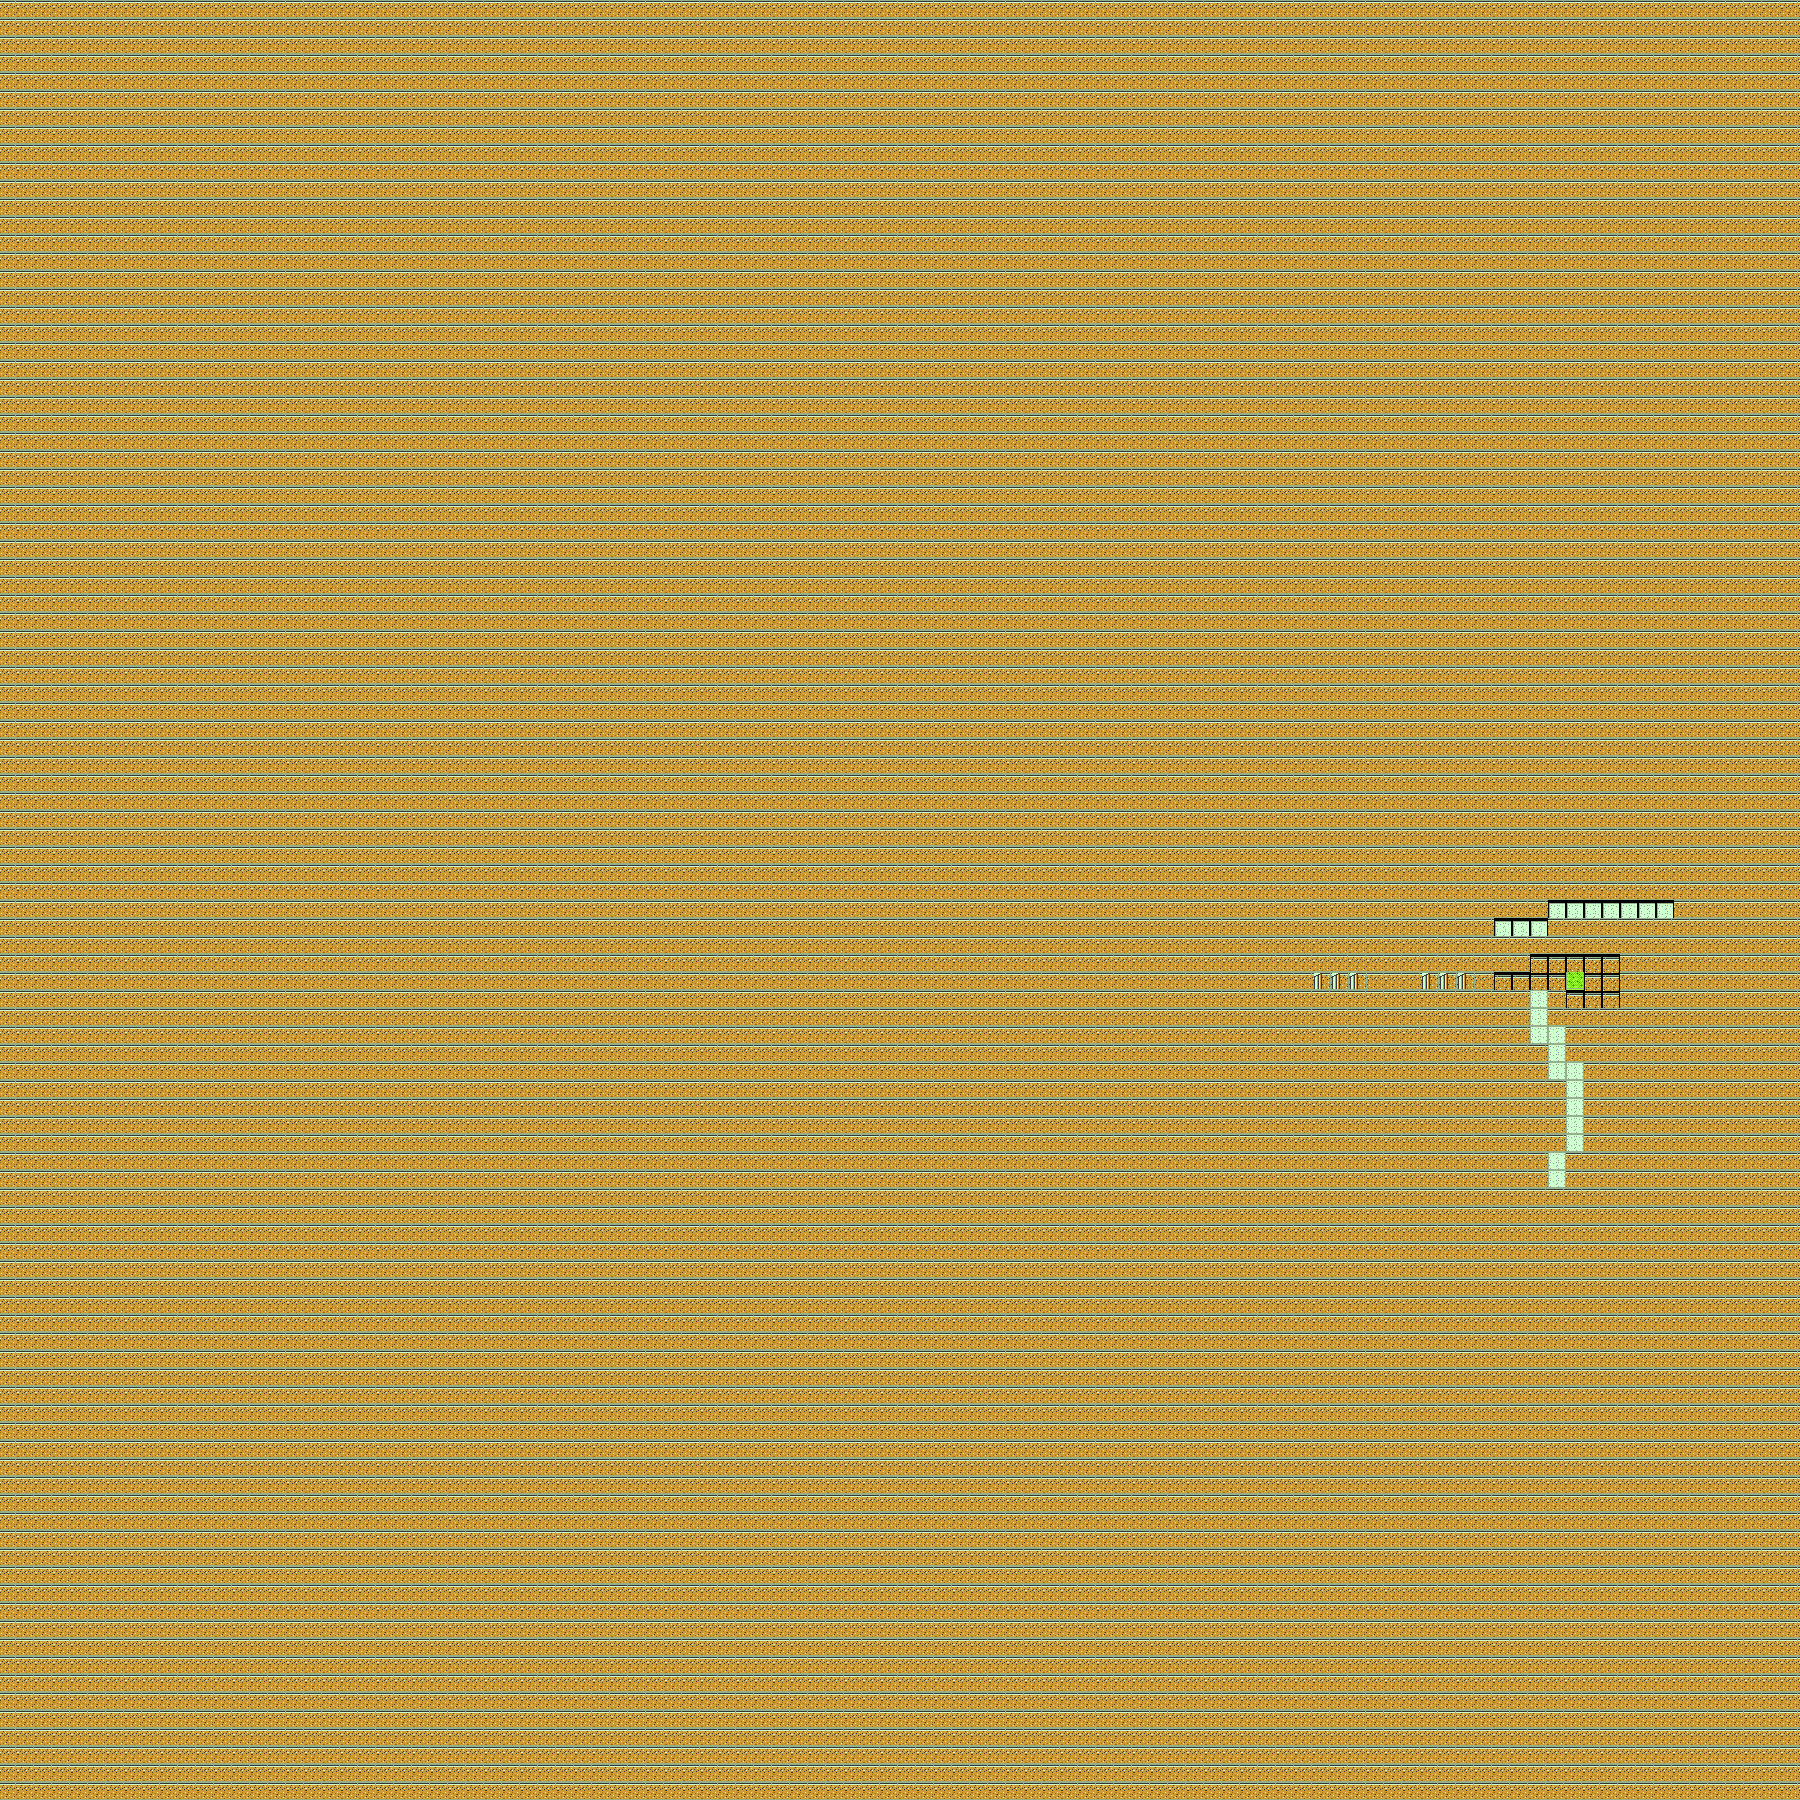

This game map was drawn from its Tiled (.tmx) file and the tilesets committed beside it. A one-line description and the trimmed map source follow:
An orthogonal 100x100 tile map with 18x18 px tiles, 1 tile layer (Tile Layer 1), 2 tilesets.

<map version="1.0" orientation="orthogonal" width="100" height="100" tilewidth="18" tileheight="18">
 <tileset firstgid="1" name="Game Boy - Pokemon GoldSilver - Tiles" tilewidth="18" tileheight="18">
  <image source="Game Boy - Pokemon GoldSilver - Tiles.png" width="343" height="410" />
  <tile id="1">
   <properties>
    <property name="blocked" value="" />
   </properties>
  </tile>
  <tile id="2">
   <properties>
    <property name="blocked" value="" />
   </properties>
  </tile>
  <tile id="3">
   <properties>
    <property name="blocked" value="" />
   </properties>
  </tile>
  <tile id="20">
   <properties>
    <property name="blocked" value="" />
   </properties>
  </tile>
  <tile id="21">
   <properties>
    <property name="blocked" value="" />
   </properties>
  </tile>
  <tile id="22">
   <properties>
    <property name="blocked" value="" />
   </properties>
  </tile>
 </tileset>
 <tileset firstgid="419" name="Game Boy - Pokemon GoldSilver - Tiles" tilewidth="16" tileheight="16">
  <tileoffset x="1" y="1" />
  <image source="Game Boy - Pokemon GoldSilver - Tiles.png" width="343" height="410" />
 </tileset>
 <layer name="Tile Layer 1" width="100" height="100">
  <data>[10000 cells, 10000 non-empty, 6 distinct tile ids]</data>
 </layer>
</map>
